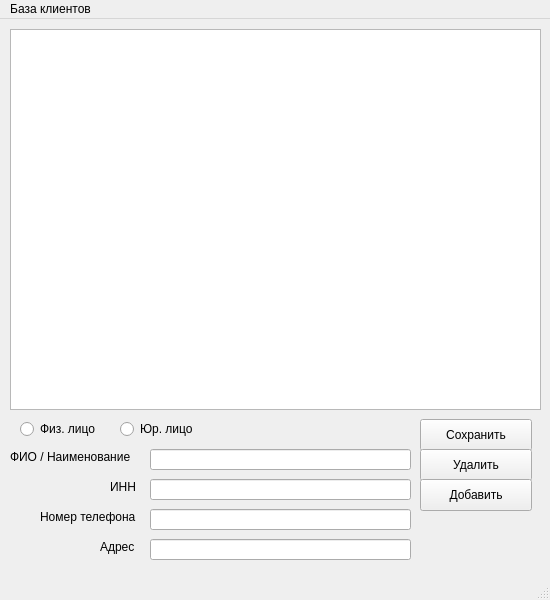
<?xml version="1.0" encoding="UTF-8"?>
<ui version="4.0">
 <class>MainWindow</class>
 <widget class="QMainWindow" name="MainWindow">
  <property name="geometry">
   <rect>
    <x>0</x>
    <y>0</y>
    <width>550</width>
    <height>600</height>
   </rect>
  </property>
  <property name="windowTitle">
   <string>MainWindow</string>
  </property>
  <widget class="QWidget" name="centralwidget">
   <widget class="QTableView" name="tableView">
    <property name="geometry">
     <rect>
      <x>10</x>
      <y>10</y>
      <width>531</width>
      <height>381</height>
     </rect>
    </property>
    <property name="editTriggers">
     <set>QAbstractItemView::NoEditTriggers</set>
    </property>
   </widget>
   <widget class="QRadioButton" name="radioButton">
    <property name="geometry">
     <rect>
      <x>20</x>
      <y>400</y>
      <width>100</width>
      <height>20</height>
     </rect>
    </property>
    <property name="text">
     <string>Физ. лицо</string>
    </property>
   </widget>
   <widget class="QRadioButton" name="radioButton_2">
    <property name="geometry">
     <rect>
      <x>120</x>
      <y>400</y>
      <width>100</width>
      <height>20</height>
     </rect>
    </property>
    <property name="text">
     <string>Юр. лицо</string>
    </property>
   </widget>
   <widget class="QPushButton" name="pushButton">
    <property name="geometry">
     <rect>
      <x>420</x>
      <y>400</y>
      <width>112</width>
      <height>32</height>
     </rect>
    </property>
    <property name="text">
     <string>Сохранить</string>
    </property>
   </widget>
   <widget class="QLabel" name="label">
    <property name="geometry">
     <rect>
      <x>10</x>
      <y>430</y>
      <width>141</width>
      <height>16</height>
     </rect>
    </property>
    <property name="text">
     <string>ФИО / Наименование</string>
    </property>
   </widget>
   <widget class="QLabel" name="label_2">
    <property name="geometry">
     <rect>
      <x>110</x>
      <y>460</y>
      <width>58</width>
      <height>16</height>
     </rect>
    </property>
    <property name="text">
     <string>ИНН</string>
    </property>
   </widget>
   <widget class="QLabel" name="label_3">
    <property name="geometry">
     <rect>
      <x>40</x>
      <y>490</y>
      <width>111</width>
      <height>16</height>
     </rect>
    </property>
    <property name="text">
     <string>Номер телефона</string>
    </property>
   </widget>
   <widget class="QLabel" name="label_4">
    <property name="geometry">
     <rect>
      <x>100</x>
      <y>520</y>
      <width>58</width>
      <height>16</height>
     </rect>
    </property>
    <property name="text">
     <string>Адрес</string>
    </property>
   </widget>
   <widget class="QPushButton" name="pushButton_2">
    <property name="geometry">
     <rect>
      <x>420</x>
      <y>430</y>
      <width>112</width>
      <height>32</height>
     </rect>
    </property>
    <property name="text">
     <string>Удалить</string>
    </property>
   </widget>
   <widget class="QLabel" name="label_5">
    <property name="geometry">
     <rect>
      <x>230</x>
      <y>400</y>
      <width>58</width>
      <height>16</height>
     </rect>
    </property>
    <property name="text">
     <string/>
    </property>
   </widget>
   <widget class="QLineEdit" name="lineEdit">
    <property name="geometry">
     <rect>
      <x>150</x>
      <y>430</y>
      <width>261</width>
      <height>21</height>
     </rect>
    </property>
    <property name="clearButtonEnabled">
     <bool>true</bool>
    </property>
   </widget>
   <widget class="QLineEdit" name="lineEdit_2">
    <property name="geometry">
     <rect>
      <x>150</x>
      <y>460</y>
      <width>261</width>
      <height>21</height>
     </rect>
    </property>
    <property name="clearButtonEnabled">
     <bool>true</bool>
    </property>
   </widget>
   <widget class="QLineEdit" name="lineEdit_3">
    <property name="geometry">
     <rect>
      <x>150</x>
      <y>490</y>
      <width>261</width>
      <height>21</height>
     </rect>
    </property>
    <property name="clearButtonEnabled">
     <bool>true</bool>
    </property>
   </widget>
   <widget class="QLineEdit" name="lineEdit_4">
    <property name="geometry">
     <rect>
      <x>150</x>
      <y>520</y>
      <width>261</width>
      <height>21</height>
     </rect>
    </property>
    <property name="clearButtonEnabled">
     <bool>true</bool>
    </property>
   </widget>
   <widget class="QPushButton" name="pushButton_3">
    <property name="geometry">
     <rect>
      <x>420</x>
      <y>460</y>
      <width>112</width>
      <height>32</height>
     </rect>
    </property>
    <property name="text">
     <string>Добавить</string>
    </property>
   </widget>
  </widget>
  <widget class="QMenuBar" name="menubar">
   <property name="geometry">
    <rect>
     <x>0</x>
     <y>0</y>
     <width>550</width>
     <height>22</height>
    </rect>
   </property>
   <widget class="QMenu" name="menu">
    <property name="title">
     <string>База клиентов</string>
    </property>
   </widget>
   <addaction name="menu"/>
  </widget>
  <widget class="QStatusBar" name="statusbar"/>
 </widget>
 <resources/>
 <connections/>
</ui>
